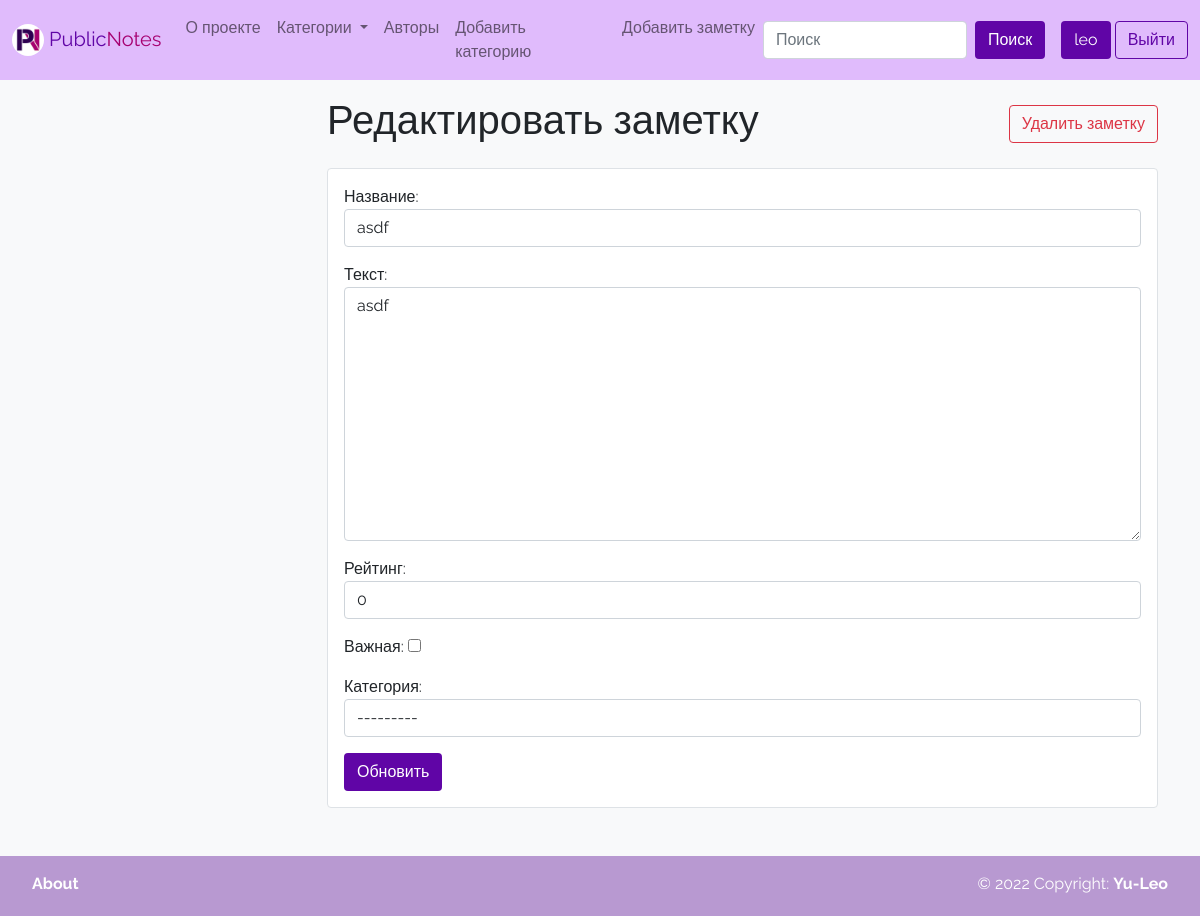
Before: /edit_note/15/ (signed in) with the older database file.
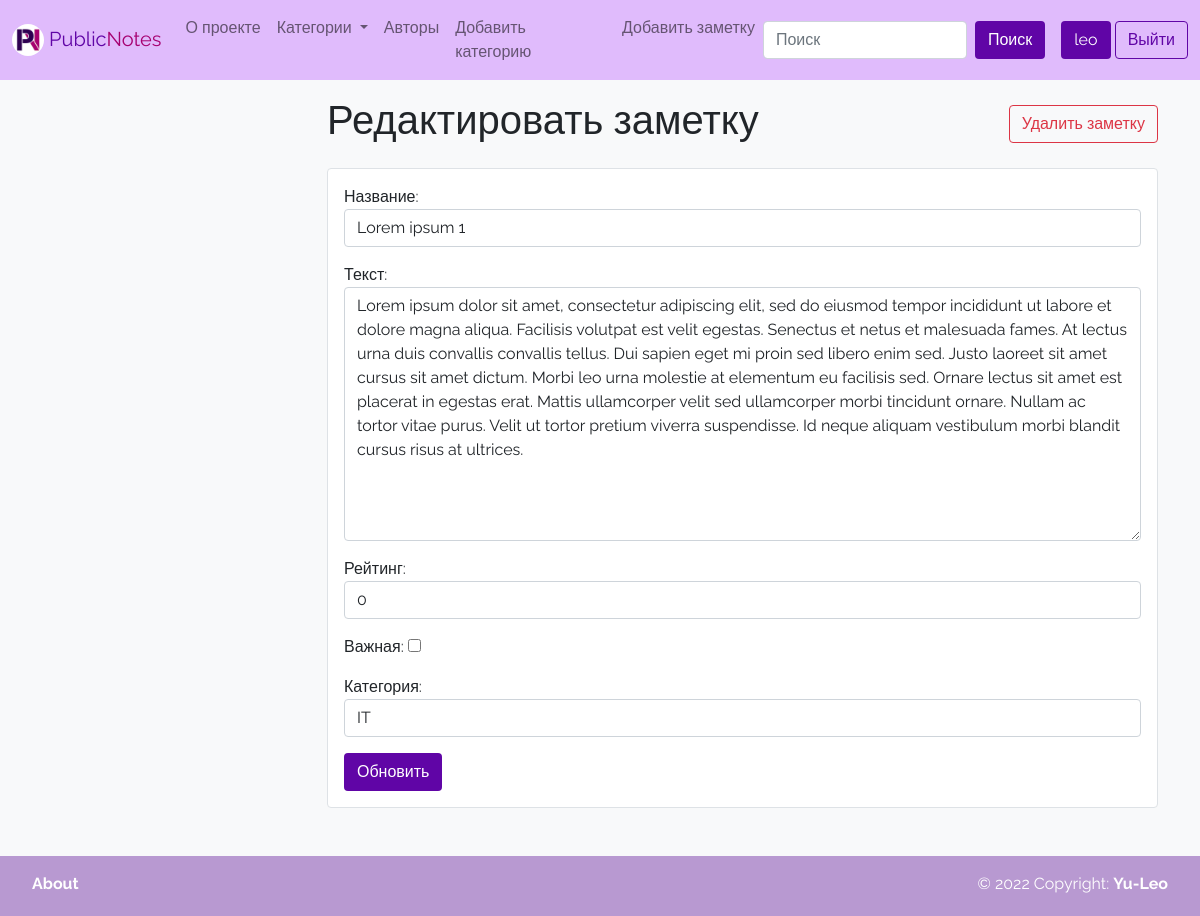
After: the same page with the newer database file.
### wall/models.py (models this page shows, shortened)
class Note(models.Model):
    title = models.CharField(max_length=150, verbose_name='Название')
    content = models.TextField(verbose_name='Текст', blank=True)
    created_at = models.DateTimeField(auto_now_add=True, verbose_name='Дата создания')
    rating = models.IntegerField(verbose_name='Рейтинг', default=0)
    stared = models.BooleanField(verbose_name='Важная', default=False)
    author = models.ForeignKey(
        settings.AUTH_USER_MODEL,
        on_delete=models.CASCADE,
        verbose_name='Автор',
        null=True,
        blank=True,
    )
    category = models.ForeignKey('Category', on_delete=models.SET_NULL, verbose_name='Категория', null=True, blank=True)
    class Meta:
        verbose_name = 'Заметка'
        verbose_name_plural = 'Заметки'
        ordering = ['-created_at', 'title']

class Category(models.Model):
    title = models.CharField(max_length=150, verbose_name='Название', unique=True)
    def get_absolute_url(self):
        return reverse('category', kwargs={"pk": self.pk})
    def __str__(self):
        return self.title
    class Meta:
        verbose_name = 'Категория'
        verbose_name_plural = 'Категории'
        ordering = ['title']

### wall/views.py (the view)
# urls.py: path('edit_note/<int:pk>/', edit_note, name='edit_note'),
@login_required(login_url=reverse_lazy('login'))
def edit_note(request, pk):
    if request.user != Note.objects.get(pk=pk).author:
        return redirect('login')
    if request.method == 'POST':
        note_form = UpdateNote(request.POST, instance=Note.objects.get(pk=pk))
        if note_form.is_valid():
            note = note_form.save()
            return redirect(note)
    else:
        note_form = UpdateNote(instance=Note.objects.get(pk=pk))
    context = {'note_form': note_form,
               'note_pk': pk}
    return render(request, 'wall/edit_note.html', context)

### wall/forms.py
class UpdateNote(forms.ModelForm):
    class Meta:
        model = Note
        fields = ['title', 'content', 'rating', 'stared', 'category']
        widgets = {
            'title': forms.TextInput(attrs={"class": "form-control"}),
            'content': forms.Textarea(attrs={"class": "form-control"}),
            'rating': forms.NumberInput(attrs={"class": "form-control"}),
            'stared': forms.CheckboxInput(attrs={"class": ["form-control", "form-check-input"]}),
            'category': forms.Select(attrs={"class": "form-control"}),
        }

### wall/models.py (called while the page is built)
    def get_absolute_url(self):
        return reverse('author', kwargs={"pk": self.pk})

### wall/templatetags/wall_tags.py (called while the page is built)
@register.simple_tag
def get_categories():
    return Category.objects.annotate(cnt=Count('note')).order_by('-cnt', 'title')

@register.simple_tag
def get_notes_count_for_category(category):
    return Note.objects.filter(category=category).count()

### wall/templates/wall/edit_note.html (shortened to what this page needs)
{% extends 'base.html' %}
{% block content_title %}
<div class="hstack gap-3 mb-3">
    <div>
        <h1>Редактировать заметку</h1>
    </div>
    <div class="ms-auto">
        <button type="button" class="btn btn-outline-danger" data-bs-toggle="modal"
                data-bs-target="#deleteNoteModal">
            Удалить заметку
        </button>
    </div>
</div>
{% endblock %}
{% block content %}
<form action="{% url 'edit_note' note_pk  %}" method="post">
    <div class="border border-purple border-1 rounded p-3 bg-white mb-5">
        {{ note_form.as_p }}
        <button type="submit" class="btn btn-purple btn-block">Обновить</button>
    </div>
</form>
{% endblock %}

Changed rows visible on the page:
changed Note: title "asdf" → "Lorem ipsum 1"; content "asdf" → "Lorem ipsum dolor sit amet, consectetur adipiscing elit, sed do eiusmod tempor incididunt ut labore et dolore magna aliqua. Facilisis volutpat est velit egestas. Senectus et netus et malesuada fames. At lectus urna duis convallis convallis tellus. Dui sapien eget mi proin sed libero enim sed. Justo laoreet sit amet cursus sit amet dictum. Morbi leo urna molestie at elementum eu facilisis sed. Ornare lectus sit amet est placerat in egestas erat. Mattis ullamcorper velit sed ullamcorper morbi tincidunt ornare. Nullam ac tortor vitae purus. Velit ut tortor pretium viverra suspendisse. Id neque aliquam vestibulum morbi blandit cursus risus at ultrices."; category "---------" → "IT"
